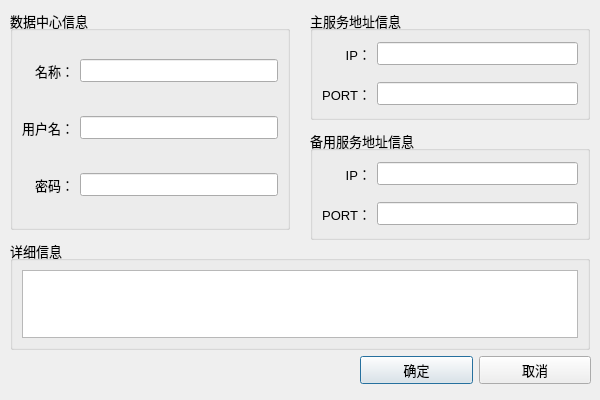
<?xml version="1.0" encoding="UTF-8"?>
<ui version="4.0">
 <class>DataCenterEditDialog</class>
 <widget class="QDialog" name="DataCenterEditDialog">
  <property name="windowModality">
   <enum>Qt::ApplicationModal</enum>
  </property>
  <property name="geometry">
   <rect>
    <x>0</x>
    <y>0</y>
    <width>600</width>
    <height>400</height>
   </rect>
  </property>
  <property name="font">
   <font>
    <pointsize>10</pointsize>
   </font>
  </property>
  <property name="windowTitle">
   <string>Dialog</string>
  </property>
  <widget class="QGroupBox" name="verticalGroupBox">
   <property name="geometry">
    <rect>
     <x>10</x>
     <y>240</y>
     <width>580</width>
     <height>110</height>
    </rect>
   </property>
   <property name="title">
    <string>详细信息</string>
   </property>
   <layout class="QVBoxLayout" name="verticalLayout_4">
    <item>
     <widget class="QTextEdit" name="centerDetailEdit">
      <property name="enabled">
       <bool>true</bool>
      </property>
      <property name="readOnly">
       <bool>false</bool>
      </property>
     </widget>
    </item>
   </layout>
  </widget>
  <widget class="QGroupBox" name="infoContainer">
   <property name="geometry">
    <rect>
     <x>10</x>
     <y>10</y>
     <width>280</width>
     <height>220</height>
    </rect>
   </property>
   <property name="title">
    <string>数据中心信息</string>
   </property>
   <layout class="QGridLayout" name="gridLayout_3">
    <property name="topMargin">
     <number>0</number>
    </property>
    <property name="bottomMargin">
     <number>0</number>
    </property>
    <item row="1" column="0">
     <widget class="QLabel" name="label_2">
      <property name="text">
       <string>用户名：</string>
      </property>
      <property name="alignment">
       <set>Qt::AlignRight|Qt::AlignTrailing|Qt::AlignVCenter</set>
      </property>
     </widget>
    </item>
    <item row="0" column="0">
     <widget class="QLabel" name="label_7">
      <property name="text">
       <string>名称：</string>
      </property>
      <property name="alignment">
       <set>Qt::AlignRight|Qt::AlignTrailing|Qt::AlignVCenter</set>
      </property>
     </widget>
    </item>
    <item row="0" column="1">
     <widget class="QLineEdit" name="centerNameEdit"/>
    </item>
    <item row="2" column="0">
     <widget class="QLabel" name="label_11">
      <property name="text">
       <string>密码：</string>
      </property>
      <property name="alignment">
       <set>Qt::AlignRight|Qt::AlignTrailing|Qt::AlignVCenter</set>
      </property>
     </widget>
    </item>
    <item row="1" column="1">
     <widget class="QLineEdit" name="usernameEdit"/>
    </item>
    <item row="2" column="1">
     <widget class="QLineEdit" name="passwordEdit"/>
    </item>
   </layout>
  </widget>
  <widget class="QGroupBox" name="groupBox">
   <property name="geometry">
    <rect>
     <x>310</x>
     <y>10</y>
     <width>280</width>
     <height>110</height>
    </rect>
   </property>
   <property name="title">
    <string>主服务地址信息</string>
   </property>
   <layout class="QGridLayout" name="gridLayout_4">
    <property name="topMargin">
     <number>0</number>
    </property>
    <property name="bottomMargin">
     <number>0</number>
    </property>
    <item row="1" column="1">
     <widget class="QLineEdit" name="masterPortEdit"/>
    </item>
    <item row="0" column="1">
     <widget class="QLineEdit" name="masterIPEdit"/>
    </item>
    <item row="1" column="0">
     <widget class="QLabel" name="label_9">
      <property name="text">
       <string>PORT：</string>
      </property>
      <property name="alignment">
       <set>Qt::AlignRight|Qt::AlignTrailing|Qt::AlignVCenter</set>
      </property>
     </widget>
    </item>
    <item row="0" column="0">
     <widget class="QLabel" name="label_8">
      <property name="text">
       <string>IP：</string>
      </property>
      <property name="alignment">
       <set>Qt::AlignRight|Qt::AlignTrailing|Qt::AlignVCenter</set>
      </property>
     </widget>
    </item>
   </layout>
  </widget>
  <widget class="QWidget" name="horizontalLayoutWidget">
   <property name="geometry">
    <rect>
     <x>360</x>
     <y>350</y>
     <width>231</width>
     <height>41</height>
    </rect>
   </property>
   <layout class="QHBoxLayout" name="horizontalLayout_2">
    <property name="spacing">
     <number>6</number>
    </property>
    <item>
     <widget class="QPushButton" name="confirmButton">
      <property name="sizePolicy">
       <sizepolicy hsizetype="Minimum" vsizetype="Fixed">
        <horstretch>0</horstretch>
        <verstretch>0</verstretch>
       </sizepolicy>
      </property>
      <property name="text">
       <string>确定</string>
      </property>
     </widget>
    </item>
    <item>
     <widget class="QPushButton" name="cancelButton">
      <property name="text">
       <string>取消</string>
      </property>
     </widget>
    </item>
   </layout>
  </widget>
  <widget class="QGroupBox" name="groupBox_2">
   <property name="geometry">
    <rect>
     <x>310</x>
     <y>130</y>
     <width>280</width>
     <height>110</height>
    </rect>
   </property>
   <property name="title">
    <string>备用服务地址信息</string>
   </property>
   <layout class="QGridLayout" name="gridLayout_5">
    <property name="topMargin">
     <number>0</number>
    </property>
    <property name="bottomMargin">
     <number>0</number>
    </property>
    <item row="1" column="1">
     <widget class="QLineEdit" name="slavePortEdit"/>
    </item>
    <item row="0" column="1">
     <widget class="QLineEdit" name="slaveIPEdit"/>
    </item>
    <item row="1" column="0">
     <widget class="QLabel" name="label_10">
      <property name="text">
       <string>PORT：</string>
      </property>
      <property name="alignment">
       <set>Qt::AlignRight|Qt::AlignTrailing|Qt::AlignVCenter</set>
      </property>
     </widget>
    </item>
    <item row="0" column="0">
     <widget class="QLabel" name="label_12">
      <property name="text">
       <string>IP：</string>
      </property>
      <property name="alignment">
       <set>Qt::AlignRight|Qt::AlignTrailing|Qt::AlignVCenter</set>
      </property>
     </widget>
    </item>
   </layout>
  </widget>
 </widget>
 <tabstops>
  <tabstop>centerNameEdit</tabstop>
  <tabstop>usernameEdit</tabstop>
  <tabstop>passwordEdit</tabstop>
  <tabstop>masterIPEdit</tabstop>
  <tabstop>masterPortEdit</tabstop>
  <tabstop>slaveIPEdit</tabstop>
  <tabstop>slavePortEdit</tabstop>
  <tabstop>centerDetailEdit</tabstop>
  <tabstop>confirmButton</tabstop>
  <tabstop>cancelButton</tabstop>
 </tabstops>
 <resources/>
 <connections/>
</ui>
